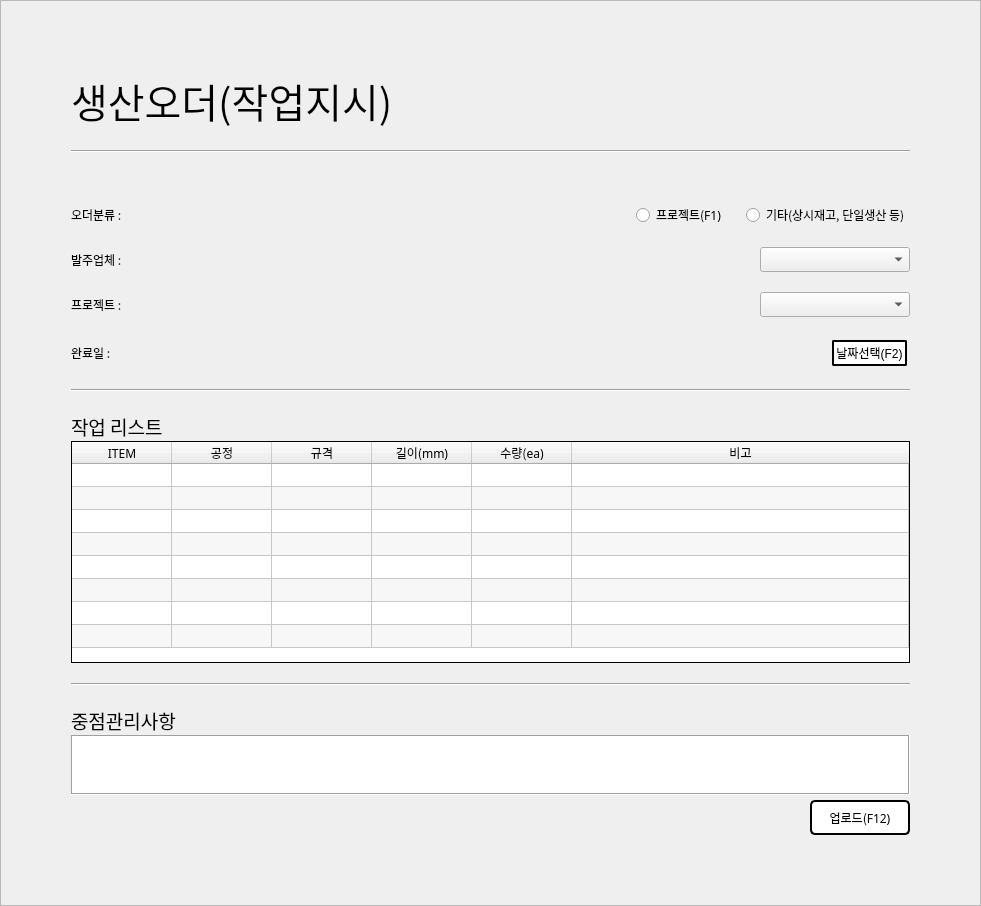
<?xml version="1.0" encoding="UTF-8"?>
<ui version="4.0">
 <class>poFrame</class>
 <widget class="QFrame" name="poFrame">
  <property name="geometry">
   <rect>
    <x>0</x>
    <y>0</y>
    <width>981</width>
    <height>902</height>
   </rect>
  </property>
  <property name="sizePolicy">
   <sizepolicy hsizetype="Minimum" vsizetype="Maximum">
    <horstretch>1</horstretch>
    <verstretch>1</verstretch>
   </sizepolicy>
  </property>
  <property name="minimumSize">
   <size>
    <width>800</width>
    <height>0</height>
   </size>
  </property>
  <property name="windowTitle">
   <string>Frame</string>
  </property>
  <property name="frameShape">
   <enum>QFrame::StyledPanel</enum>
  </property>
  <property name="frameShadow">
   <enum>QFrame::Raised</enum>
  </property>
  <layout class="QGridLayout" name="gridLayout_2">
   <item row="0" column="0">
    <widget class="QFrame" name="gridFrame">
     <property name="sizePolicy">
      <sizepolicy hsizetype="Minimum" vsizetype="Expanding">
       <horstretch>0</horstretch>
       <verstretch>1</verstretch>
      </sizepolicy>
     </property>
     <property name="minimumSize">
      <size>
       <width>900</width>
       <height>882</height>
      </size>
     </property>
     <property name="maximumSize">
      <size>
       <width>1000</width>
       <height>16777215</height>
      </size>
     </property>
     <property name="frameShape">
      <enum>QFrame::NoFrame</enum>
     </property>
     <property name="frameShadow">
      <enum>QFrame::Sunken</enum>
     </property>
     <property name="lineWidth">
      <number>0</number>
     </property>
     <property name="midLineWidth">
      <number>5</number>
     </property>
     <layout class="QGridLayout" name="gridLayout">
      <property name="leftMargin">
       <number>50</number>
      </property>
      <property name="topMargin">
       <number>50</number>
      </property>
      <property name="rightMargin">
       <number>50</number>
      </property>
      <property name="bottomMargin">
       <number>50</number>
      </property>
      <item row="0" column="0">
       <widget class="QScrollArea" name="scrollArea">
        <property name="frameShape">
         <enum>QFrame::NoFrame</enum>
        </property>
        <property name="widgetResizable">
         <bool>true</bool>
        </property>
        <widget class="QWidget" name="scrollAreaWidgetContents">
         <property name="geometry">
          <rect>
           <x>0</x>
           <y>0</y>
           <width>861</width>
           <height>782</height>
          </rect>
         </property>
         <layout class="QGridLayout" name="gridLayout_3">
          <item row="0" column="0">
           <layout class="QHBoxLayout" name="horizontalLayout_2">
            <property name="sizeConstraint">
             <enum>QLayout::SetMinimumSize</enum>
            </property>
            <item>
             <layout class="QVBoxLayout" name="verticalLayout_4">
              <property name="spacing">
               <number>0</number>
              </property>
              <property name="sizeConstraint">
               <enum>QLayout::SetMaximumSize</enum>
              </property>
              <item>
               <layout class="QHBoxLayout" name="horizontalLayout_5">
                <property name="spacing">
                 <number>20</number>
                </property>
                <property name="sizeConstraint">
                 <enum>QLayout::SetNoConstraint</enum>
                </property>
                <property name="bottomMargin">
                 <number>0</number>
                </property>
                <item>
                 <layout class="QVBoxLayout" name="verticalLayout">
                  <property name="sizeConstraint">
                   <enum>QLayout::SetNoConstraint</enum>
                  </property>
                  <item>
                   <layout class="QHBoxLayout" name="horizontalLayout_8">
                    <item>
                     <widget class="QLabel" name="label">
                      <property name="sizePolicy">
                       <sizepolicy hsizetype="Fixed" vsizetype="Preferred">
                        <horstretch>0</horstretch>
                        <verstretch>0</verstretch>
                       </sizepolicy>
                      </property>
                      <property name="font">
                       <font>
                        <family>넥슨Lv2고딕 Bold</family>
                        <pointsize>30</pointsize>
                        <weight>50</weight>
                        <italic>false</italic>
                        <bold>false</bold>
                       </font>
                      </property>
                      <property name="styleSheet">
                       <string notr="true"/>
                      </property>
                      <property name="text">
                       <string>&lt;html&gt;&lt;head/&gt;&lt;body&gt;&lt;p&gt;&lt;span&gt;생산오더(작업지시)&lt;/font&gt;&lt;/span&gt;&lt;/p&gt;&lt;/body&gt;&lt;/html&gt;</string>
                      </property>
                      <property name="scaledContents">
                       <bool>false</bool>
                      </property>
                      <property name="indent">
                       <number>0</number>
                      </property>
                     </widget>
                    </item>
                    <item>
                     <spacer name="horizontalSpacer_9">
                      <property name="orientation">
                       <enum>Qt::Horizontal</enum>
                      </property>
                      <property name="sizeHint" stdset="0">
                       <size>
                        <width>40</width>
                        <height>20</height>
                       </size>
                      </property>
                     </spacer>
                    </item>
                   </layout>
                  </item>
                  <item>
                   <widget class="Line" name="line">
                    <property name="sizePolicy">
                     <sizepolicy hsizetype="MinimumExpanding" vsizetype="Fixed">
                      <horstretch>0</horstretch>
                      <verstretch>0</verstretch>
                     </sizepolicy>
                    </property>
                    <property name="frameShadow">
                     <enum>QFrame::Sunken</enum>
                    </property>
                    <property name="orientation">
                     <enum>Qt::Horizontal</enum>
                    </property>
                   </widget>
                  </item>
                  <item>
                   <spacer name="verticalSpacer">
                    <property name="orientation">
                     <enum>Qt::Vertical</enum>
                    </property>
                    <property name="sizeType">
                     <enum>QSizePolicy::Fixed</enum>
                    </property>
                    <property name="sizeHint" stdset="0">
                     <size>
                      <width>20</width>
                      <height>30</height>
                     </size>
                    </property>
                   </spacer>
                  </item>
                  <item>
                   <layout class="QHBoxLayout" name="horizontalLayout">
                    <item>
                     <widget class="QLabel" name="label_2">
                      <property name="sizePolicy">
                       <sizepolicy hsizetype="Fixed" vsizetype="Preferred">
                        <horstretch>0</horstretch>
                        <verstretch>0</verstretch>
                       </sizepolicy>
                      </property>
                      <property name="font">
                       <font>
                        <family>굴림</family>
                        <pointsize>9</pointsize>
                       </font>
                      </property>
                      <property name="text">
                       <string>오더분류 :</string>
                      </property>
                     </widget>
                    </item>
                    <item>
                     <spacer name="horizontalSpacer">
                      <property name="orientation">
                       <enum>Qt::Horizontal</enum>
                      </property>
                      <property name="sizeType">
                       <enum>QSizePolicy::Expanding</enum>
                      </property>
                      <property name="sizeHint" stdset="0">
                       <size>
                        <width>40</width>
                        <height>20</height>
                       </size>
                      </property>
                     </spacer>
                    </item>
                    <item>
                     <widget class="QRadioButton" name="radioPJT">
                      <property name="font">
                       <font>
                        <family>굴림</family>
                        <pointsize>9</pointsize>
                       </font>
                      </property>
                      <property name="text">
                       <string>프로젝트(F1)</string>
                      </property>
                      <property name="shortcut">
                       <string>F1</string>
                      </property>
                     </widget>
                    </item>
                    <item>
                     <widget class="QRadioButton" name="radioETC">
                      <property name="font">
                       <font>
                        <family>굴림</family>
                        <pointsize>9</pointsize>
                       </font>
                      </property>
                      <property name="text">
                       <string>기타(상시재고, 단일생산 등)</string>
                      </property>
                     </widget>
                    </item>
                   </layout>
                  </item>
                  <item>
                   <layout class="QHBoxLayout" name="horizontalLayout_11">
                    <property name="spacing">
                     <number>0</number>
                    </property>
                    <item>
                     <widget class="QLabel" name="label_4">
                      <property name="font">
                       <font>
                        <family>굴림</family>
                        <pointsize>9</pointsize>
                       </font>
                      </property>
                      <property name="text">
                       <string>발주업체 :</string>
                      </property>
                     </widget>
                    </item>
                    <item>
                     <spacer name="horizontalSpacer_2">
                      <property name="orientation">
                       <enum>Qt::Horizontal</enum>
                      </property>
                      <property name="sizeHint" stdset="0">
                       <size>
                        <width>40</width>
                        <height>20</height>
                       </size>
                      </property>
                     </spacer>
                    </item>
                    <item>
                     <widget class="QLabel" name="label_Customer">
                      <property name="sizePolicy">
                       <sizepolicy hsizetype="Minimum" vsizetype="Preferred">
                        <horstretch>0</horstretch>
                        <verstretch>0</verstretch>
                       </sizepolicy>
                      </property>
                      <property name="minimumSize">
                       <size>
                        <width>100</width>
                        <height>0</height>
                       </size>
                      </property>
                      <property name="maximumSize">
                       <size>
                        <width>100</width>
                        <height>16777215</height>
                       </size>
                      </property>
                      <property name="font">
                       <font>
                        <family>굴림</family>
                       </font>
                      </property>
                      <property name="styleSheet">
                       <string notr="true">QLabel{
	color: rgb(255, 0, 0,255);
}</string>
                      </property>
                      <property name="frameShape">
                       <enum>QFrame::NoFrame</enum>
                      </property>
                      <property name="frameShadow">
                       <enum>QFrame::Plain</enum>
                      </property>
                      <property name="text">
                       <string/>
                      </property>
                      <property name="alignment">
                       <set>Qt::AlignRight|Qt::AlignTrailing|Qt::AlignVCenter</set>
                      </property>
                     </widget>
                    </item>
                    <item>
                     <spacer name="horizontalSpacer_6">
                      <property name="orientation">
                       <enum>Qt::Horizontal</enum>
                      </property>
                      <property name="sizeType">
                       <enum>QSizePolicy::Fixed</enum>
                      </property>
                      <property name="sizeHint" stdset="0">
                       <size>
                        <width>10</width>
                        <height>20</height>
                       </size>
                      </property>
                     </spacer>
                    </item>
                    <item>
                     <widget class="QComboBox" name="comboCustomer">
                      <property name="sizePolicy">
                       <sizepolicy hsizetype="Minimum" vsizetype="Fixed">
                        <horstretch>0</horstretch>
                        <verstretch>0</verstretch>
                       </sizepolicy>
                      </property>
                      <property name="minimumSize">
                       <size>
                        <width>150</width>
                        <height>0</height>
                       </size>
                      </property>
                      <property name="font">
                       <font>
                        <family>굴림</family>
                        <pointsize>9</pointsize>
                       </font>
                      </property>
                     </widget>
                    </item>
                   </layout>
                  </item>
                  <item>
                   <layout class="QHBoxLayout" name="horizontalLayout_3">
                    <property name="spacing">
                     <number>0</number>
                    </property>
                    <item>
                     <widget class="QLabel" name="label_5">
                      <property name="font">
                       <font>
                        <family>굴림</family>
                        <pointsize>9</pointsize>
                       </font>
                      </property>
                      <property name="text">
                       <string>프로젝트 :</string>
                      </property>
                     </widget>
                    </item>
                    <item>
                     <spacer name="horizontalSpacer_3">
                      <property name="orientation">
                       <enum>Qt::Horizontal</enum>
                      </property>
                      <property name="sizeHint" stdset="0">
                       <size>
                        <width>40</width>
                        <height>20</height>
                       </size>
                      </property>
                     </spacer>
                    </item>
                    <item>
                     <widget class="QLabel" name="label_Project">
                      <property name="sizePolicy">
                       <sizepolicy hsizetype="Minimum" vsizetype="Preferred">
                        <horstretch>0</horstretch>
                        <verstretch>0</verstretch>
                       </sizepolicy>
                      </property>
                      <property name="minimumSize">
                       <size>
                        <width>100</width>
                        <height>0</height>
                       </size>
                      </property>
                      <property name="maximumSize">
                       <size>
                        <width>100</width>
                        <height>16777215</height>
                       </size>
                      </property>
                      <property name="font">
                       <font>
                        <family>굴림</family>
                        <pointsize>9</pointsize>
                        <stylestrategy>PreferAntialias</stylestrategy>
                       </font>
                      </property>
                      <property name="layoutDirection">
                       <enum>Qt::RightToLeft</enum>
                      </property>
                      <property name="styleSheet">
                       <string notr="true">QLabel{
	color: rgb(255, 0, 0,255);
}</string>
                      </property>
                      <property name="frameShape">
                       <enum>QFrame::NoFrame</enum>
                      </property>
                      <property name="text">
                       <string/>
                      </property>
                      <property name="textFormat">
                       <enum>Qt::AutoText</enum>
                      </property>
                      <property name="alignment">
                       <set>Qt::AlignRight|Qt::AlignTrailing|Qt::AlignVCenter</set>
                      </property>
                     </widget>
                    </item>
                    <item>
                     <spacer name="horizontalSpacer_7">
                      <property name="orientation">
                       <enum>Qt::Horizontal</enum>
                      </property>
                      <property name="sizeType">
                       <enum>QSizePolicy::Fixed</enum>
                      </property>
                      <property name="sizeHint" stdset="0">
                       <size>
                        <width>10</width>
                        <height>20</height>
                       </size>
                      </property>
                     </spacer>
                    </item>
                    <item>
                     <widget class="QComboBox" name="comboProject">
                      <property name="sizePolicy">
                       <sizepolicy hsizetype="Minimum" vsizetype="Fixed">
                        <horstretch>0</horstretch>
                        <verstretch>0</verstretch>
                       </sizepolicy>
                      </property>
                      <property name="minimumSize">
                       <size>
                        <width>150</width>
                        <height>0</height>
                       </size>
                      </property>
                      <property name="font">
                       <font>
                        <family>굴림</family>
                        <pointsize>9</pointsize>
                       </font>
                      </property>
                     </widget>
                    </item>
                   </layout>
                  </item>
                  <item>
                   <layout class="QHBoxLayout" name="horizontalLayout_4">
                    <property name="spacing">
                     <number>6</number>
                    </property>
                    <item>
                     <widget class="QLabel" name="label_6">
                      <property name="font">
                       <font>
                        <family>굴림</family>
                        <pointsize>9</pointsize>
                       </font>
                      </property>
                      <property name="text">
                       <string>완료일 :</string>
                      </property>
                     </widget>
                    </item>
                    <item>
                     <spacer name="horizontalSpacer_4">
                      <property name="orientation">
                       <enum>Qt::Horizontal</enum>
                      </property>
                      <property name="sizeHint" stdset="0">
                       <size>
                        <width>40</width>
                        <height>20</height>
                       </size>
                      </property>
                     </spacer>
                    </item>
                    <item>
                     <widget class="QLabel" name="labelDate">
                      <property name="sizePolicy">
                       <sizepolicy hsizetype="Minimum" vsizetype="Preferred">
                        <horstretch>0</horstretch>
                        <verstretch>0</verstretch>
                       </sizepolicy>
                      </property>
                      <property name="minimumSize">
                       <size>
                        <width>100</width>
                        <height>0</height>
                       </size>
                      </property>
                      <property name="maximumSize">
                       <size>
                        <width>100</width>
                        <height>16777215</height>
                       </size>
                      </property>
                      <property name="font">
                       <font>
                        <family>굴림</family>
                        <stylestrategy>PreferAntialias</stylestrategy>
                       </font>
                      </property>
                      <property name="layoutDirection">
                       <enum>Qt::RightToLeft</enum>
                      </property>
                      <property name="styleSheet">
                       <string notr="true">QLabel{
	color: rgb(255, 0, 0,255);
}</string>
                      </property>
                      <property name="frameShape">
                       <enum>QFrame::NoFrame</enum>
                      </property>
                      <property name="text">
                       <string/>
                      </property>
                      <property name="alignment">
                       <set>Qt::AlignRight|Qt::AlignTrailing|Qt::AlignVCenter</set>
                      </property>
                     </widget>
                    </item>
                    <item>
                     <spacer name="horizontalSpacer_8">
                      <property name="orientation">
                       <enum>Qt::Horizontal</enum>
                      </property>
                      <property name="sizeType">
                       <enum>QSizePolicy::Fixed</enum>
                      </property>
                      <property name="sizeHint" stdset="0">
                       <size>
                        <width>10</width>
                        <height>20</height>
                       </size>
                      </property>
                     </spacer>
                    </item>
                    <item>
                     <widget class="QPushButton" name="bt_Cal">
                      <property name="sizePolicy">
                       <sizepolicy hsizetype="Preferred" vsizetype="Preferred">
                        <horstretch>0</horstretch>
                        <verstretch>0</verstretch>
                       </sizepolicy>
                      </property>
                      <property name="autoFillBackground">
                       <bool>false</bool>
                      </property>
                      <property name="styleSheet">
                       <string notr="true">QPushButton{
	background-color: rgb(255, 255, 255,255);
	border-radius: 2px;
	border: 2px solid black;
	margin: 3px;
	padding : 2px;
}
QPushButton:hover{
	background-color: rgb(58, 134, 255,255);
	border: 2px solid white;
}</string>
                      </property>
                      <property name="text">
                       <string>날짜선택(F2)</string>
                      </property>
                      <property name="icon">
                       <iconset>
                        <normaloff>calender.png</normaloff>calender.png</iconset>
                      </property>
                      <property name="shortcut">
                       <string>F2</string>
                      </property>
                      <property name="autoDefault">
                       <bool>true</bool>
                      </property>
                     </widget>
                    </item>
                   </layout>
                  </item>
                 </layout>
                </item>
               </layout>
              </item>
              <item>
               <spacer name="verticalSpacer_3">
                <property name="orientation">
                 <enum>Qt::Vertical</enum>
                </property>
                <property name="sizeType">
                 <enum>QSizePolicy::Fixed</enum>
                </property>
                <property name="sizeHint" stdset="0">
                 <size>
                  <width>2</width>
                  <height>20</height>
                 </size>
                </property>
               </spacer>
              </item>
              <item>
               <widget class="Line" name="line_2">
                <property name="orientation">
                 <enum>Qt::Horizontal</enum>
                </property>
               </widget>
              </item>
              <item>
               <spacer name="verticalSpacer_6">
                <property name="orientation">
                 <enum>Qt::Vertical</enum>
                </property>
                <property name="sizeType">
                 <enum>QSizePolicy::Fixed</enum>
                </property>
                <property name="sizeHint" stdset="0">
                 <size>
                  <width>20</width>
                  <height>20</height>
                 </size>
                </property>
               </spacer>
              </item>
              <item>
               <widget class="QLabel" name="label_worklist">
                <property name="sizePolicy">
                 <sizepolicy hsizetype="Fixed" vsizetype="Preferred">
                  <horstretch>0</horstretch>
                  <verstretch>0</verstretch>
                 </sizepolicy>
                </property>
                <property name="font">
                 <font>
                  <family>넥슨Lv2고딕 Medium</family>
                  <pointsize>14</pointsize>
                 </font>
                </property>
                <property name="text">
                 <string>&lt;html&gt;&lt;head/&gt;&lt;body&gt;&lt;p&gt;&lt;span style=&quot; font-size:14pt;&quot;&gt;작업 리스트&lt;/span&gt;&lt;/p&gt;&lt;/body&gt;&lt;/html&gt;</string>
                </property>
                <property name="margin">
                 <number>0</number>
                </property>
               </widget>
              </item>
              <item>
               <layout class="QHBoxLayout" name="horizontalLayout_7">
                <property name="sizeConstraint">
                 <enum>QLayout::SetNoConstraint</enum>
                </property>
                <property name="topMargin">
                 <number>0</number>
                </property>
                <item>
                 <widget class="QTableWidget" name="tableItem">
                  <property name="sizePolicy">
                   <sizepolicy hsizetype="MinimumExpanding" vsizetype="MinimumExpanding">
                    <horstretch>0</horstretch>
                    <verstretch>0</verstretch>
                   </sizepolicy>
                  </property>
                  <property name="minimumSize">
                   <size>
                    <width>500</width>
                    <height>0</height>
                   </size>
                  </property>
                  <property name="maximumSize">
                   <size>
                    <width>16777215</width>
                    <height>1000</height>
                   </size>
                  </property>
                  <property name="font">
                   <font>
                    <family>굴림</family>
                    <pointsize>9</pointsize>
                   </font>
                  </property>
                  <property name="frameShape">
                   <enum>QFrame::Box</enum>
                  </property>
                  <property name="frameShadow">
                   <enum>QFrame::Plain</enum>
                  </property>
                  <property name="sizeAdjustPolicy">
                   <enum>QAbstractScrollArea::AdjustToContents</enum>
                  </property>
                  <property name="editTriggers">
                   <set>QAbstractItemView::AnyKeyPressed|QAbstractItemView::CurrentChanged|QAbstractItemView::EditKeyPressed</set>
                  </property>
                  <property name="dragEnabled">
                   <bool>false</bool>
                  </property>
                  <property name="dragDropMode">
                   <enum>QAbstractItemView::NoDragDrop</enum>
                  </property>
                  <property name="alternatingRowColors">
                   <bool>true</bool>
                  </property>
                  <property name="selectionMode">
                   <enum>QAbstractItemView::ExtendedSelection</enum>
                  </property>
                  <property name="showGrid">
                   <bool>true</bool>
                  </property>
                  <property name="gridStyle">
                   <enum>Qt::SolidLine</enum>
                  </property>
                  <property name="wordWrap">
                   <bool>false</bool>
                  </property>
                  <property name="cornerButtonEnabled">
                   <bool>false</bool>
                  </property>
                  <property name="rowCount">
                   <number>8</number>
                  </property>
                  <attribute name="horizontalHeaderCascadingSectionResizes">
                   <bool>true</bool>
                  </attribute>
                  <attribute name="horizontalHeaderDefaultSectionSize">
                   <number>100</number>
                  </attribute>
                  <attribute name="horizontalHeaderMinimumSectionSize">
                   <number>32</number>
                  </attribute>
                  <attribute name="horizontalHeaderShowSortIndicator" stdset="0">
                   <bool>false</bool>
                  </attribute>
                  <attribute name="horizontalHeaderStretchLastSection">
                   <bool>true</bool>
                  </attribute>
                  <attribute name="verticalHeaderVisible">
                   <bool>false</bool>
                  </attribute>
                  <attribute name="verticalHeaderCascadingSectionResizes">
                   <bool>false</bool>
                  </attribute>
                  <attribute name="verticalHeaderDefaultSectionSize">
                   <number>23</number>
                  </attribute>
                  <attribute name="verticalHeaderStretchLastSection">
                   <bool>false</bool>
                  </attribute>
                  <row>
                   <property name="text">
                    <string>1</string>
                   </property>
                  </row>
                  <row>
                   <property name="text">
                    <string>2</string>
                   </property>
                  </row>
                  <row>
                   <property name="text">
                    <string>3</string>
                   </property>
                  </row>
                  <row>
                   <property name="text">
                    <string>4</string>
                   </property>
                  </row>
                  <row>
                   <property name="text">
                    <string>5</string>
                   </property>
                  </row>
                  <row>
                   <property name="text">
                    <string>6</string>
                   </property>
                  </row>
                  <row/>
                  <row/>
                  <column>
                   <property name="text">
                    <string>ITEM</string>
                   </property>
                   <property name="font">
                    <font>
                     <weight>50</weight>
                     <bold>false</bold>
                    </font>
                   </property>
                   <property name="background">
                    <color alpha="100">
                     <red>0</red>
                     <green>170</green>
                     <blue>255</blue>
                    </color>
                   </property>
                  </column>
                  <column>
                   <property name="text">
                    <string>공정</string>
                   </property>
                   <property name="background">
                    <color>
                     <red>0</red>
                     <green>127</green>
                     <blue>191</blue>
                    </color>
                   </property>
                  </column>
                  <column>
                   <property name="text">
                    <string>규격</string>
                   </property>
                   <property name="background">
                    <color alpha="100">
                     <red>0</red>
                     <green>170</green>
                     <blue>255</blue>
                    </color>
                   </property>
                  </column>
                  <column>
                   <property name="text">
                    <string>길이(mm)</string>
                   </property>
                   <property name="background">
                    <color>
                     <red>0</red>
                     <green>127</green>
                     <blue>191</blue>
                    </color>
                   </property>
                  </column>
                  <column>
                   <property name="text">
                    <string>수량(ea)</string>
                   </property>
                  </column>
                  <column>
                   <property name="text">
                    <string>비고</string>
                   </property>
                  </column>
                 </widget>
                </item>
               </layout>
              </item>
              <item>
               <spacer name="verticalSpacer_5">
                <property name="orientation">
                 <enum>Qt::Vertical</enum>
                </property>
                <property name="sizeType">
                 <enum>QSizePolicy::Fixed</enum>
                </property>
                <property name="sizeHint" stdset="0">
                 <size>
                  <width>20</width>
                  <height>20</height>
                 </size>
                </property>
               </spacer>
              </item>
              <item>
               <widget class="Line" name="line_3">
                <property name="orientation">
                 <enum>Qt::Horizontal</enum>
                </property>
               </widget>
              </item>
              <item>
               <spacer name="verticalSpacer_7">
                <property name="orientation">
                 <enum>Qt::Vertical</enum>
                </property>
                <property name="sizeType">
                 <enum>QSizePolicy::Fixed</enum>
                </property>
                <property name="sizeHint" stdset="0">
                 <size>
                  <width>20</width>
                  <height>20</height>
                 </size>
                </property>
               </spacer>
              </item>
              <item>
               <widget class="QLabel" name="label_important">
                <property name="sizePolicy">
                 <sizepolicy hsizetype="Fixed" vsizetype="MinimumExpanding">
                  <horstretch>0</horstretch>
                  <verstretch>0</verstretch>
                 </sizepolicy>
                </property>
                <property name="minimumSize">
                 <size>
                  <width>0</width>
                  <height>0</height>
                 </size>
                </property>
                <property name="maximumSize">
                 <size>
                  <width>16777215</width>
                  <height>50</height>
                 </size>
                </property>
                <property name="font">
                 <font>
                  <family>넥슨Lv2고딕 Medium</family>
                  <pointsize>14</pointsize>
                  <weight>50</weight>
                  <bold>false</bold>
                 </font>
                </property>
                <property name="text">
                 <string>&lt;html&gt;&lt;head/&gt;&lt;body&gt;&lt;p&gt;&lt;span style=&quot; font-size:14pt;&quot;&gt;중점관리사항&lt;/span&gt;&lt;/p&gt;&lt;/body&gt;&lt;/html&gt;</string>
                </property>
               </widget>
              </item>
              <item>
               <widget class="QTextEdit" name="editNote">
                <property name="sizePolicy">
                 <sizepolicy hsizetype="Minimum" vsizetype="Minimum">
                  <horstretch>0</horstretch>
                  <verstretch>0</verstretch>
                 </sizepolicy>
                </property>
                <property name="minimumSize">
                 <size>
                  <width>500</width>
                  <height>50</height>
                 </size>
                </property>
                <property name="maximumSize">
                 <size>
                  <width>16777215</width>
                  <height>200</height>
                 </size>
                </property>
                <property name="frameShape">
                 <enum>QFrame::Box</enum>
                </property>
                <property name="lineWidth">
                 <number>1</number>
                </property>
               </widget>
              </item>
              <item>
               <layout class="QHBoxLayout" name="horizontalLayout_6">
                <item>
                 <spacer name="horizontalSpacer_5">
                  <property name="orientation">
                   <enum>Qt::Horizontal</enum>
                  </property>
                  <property name="sizeHint" stdset="0">
                   <size>
                    <width>40</width>
                    <height>20</height>
                   </size>
                  </property>
                 </spacer>
                </item>
                <item>
                 <widget class="QPushButton" name="button_upload">
                  <property name="sizePolicy">
                   <sizepolicy hsizetype="Fixed" vsizetype="MinimumExpanding">
                    <horstretch>0</horstretch>
                    <verstretch>0</verstretch>
                   </sizepolicy>
                  </property>
                  <property name="minimumSize">
                   <size>
                    <width>100</width>
                    <height>40</height>
                   </size>
                  </property>
                  <property name="maximumSize">
                   <size>
                    <width>16777215</width>
                    <height>16777215</height>
                   </size>
                  </property>
                  <property name="sizeIncrement">
                   <size>
                    <width>0</width>
                    <height>0</height>
                   </size>
                  </property>
                  <property name="font">
                   <font>
                    <family>굴림</family>
                    <pointsize>9</pointsize>
                    <weight>50</weight>
                    <bold>false</bold>
                   </font>
                  </property>
                  <property name="mouseTracking">
                   <bool>false</bool>
                  </property>
                  <property name="styleSheet">
                   <string notr="true">QPushButton{
	color: black;
	background-color: rgb(255, 255, 255,255);
	border-radius: 5px;
	margin-top:5px;
	border: 2px solid black;
}
QPushButton:hover{
	color: white;
	background-color: rgb(0, 0, 0,255);
	border-radius: 5px;
	margin-top:5px;
	border: 2px solid white;
}
QPushButton:pressed{
	color: white;
	background-color: rgb(0, 0, 0,255);
	border-radius: 5px;
	margin-top:5px;
	border: 2px solid white;
}</string>
                  </property>
                  <property name="text">
                   <string>업로드(F12)</string>
                  </property>
                  <property name="shortcut">
                   <string>F12</string>
                  </property>
                  <property name="checkable">
                   <bool>true</bool>
                  </property>
                  <property name="autoDefault">
                   <bool>true</bool>
                  </property>
                  <property name="default">
                   <bool>false</bool>
                  </property>
                  <property name="flat">
                   <bool>false</bool>
                  </property>
                 </widget>
                </item>
               </layout>
              </item>
             </layout>
            </item>
           </layout>
          </item>
         </layout>
        </widget>
       </widget>
      </item>
     </layout>
    </widget>
   </item>
  </layout>
 </widget>
 <resources/>
 <connections/>
</ui>
